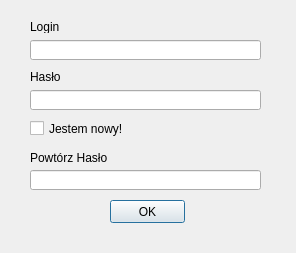
<?xml version="1.0" encoding="UTF-8"?>
<ui version="4.0">
 <class>Login_Dialog</class>
 <widget class="QDialog" name="Login_Dialog">
  <property name="geometry">
   <rect>
    <x>0</x>
    <y>0</y>
    <width>296</width>
    <height>253</height>
   </rect>
  </property>
  <property name="windowTitle">
   <string>Dialog</string>
  </property>
  <widget class="QPushButton" name="OK_PB">
   <property name="geometry">
    <rect>
     <x>110</x>
     <y>200</y>
     <width>75</width>
     <height>23</height>
    </rect>
   </property>
   <property name="text">
    <string>OK</string>
   </property>
  </widget>
  <widget class="QLabel" name="label_3">
   <property name="geometry">
    <rect>
     <x>30</x>
     <y>150</y>
     <width>81</width>
     <height>16</height>
    </rect>
   </property>
   <property name="text">
    <string>Powtórz Hasło</string>
   </property>
  </widget>
  <widget class="QLineEdit" name="Password_primary_LE">
   <property name="geometry">
    <rect>
     <x>30</x>
     <y>90</y>
     <width>231</width>
     <height>20</height>
    </rect>
   </property>
  </widget>
  <widget class="QLineEdit" name="Password_secondary_LE">
   <property name="geometry">
    <rect>
     <x>30</x>
     <y>170</y>
     <width>231</width>
     <height>20</height>
    </rect>
   </property>
  </widget>
  <widget class="QLabel" name="label_2">
   <property name="geometry">
    <rect>
     <x>30</x>
     <y>70</y>
     <width>47</width>
     <height>13</height>
    </rect>
   </property>
   <property name="text">
    <string>Hasło</string>
   </property>
  </widget>
  <widget class="QCheckBox" name="New_customer_CB">
   <property name="geometry">
    <rect>
     <x>30</x>
     <y>120</y>
     <width>111</width>
     <height>17</height>
    </rect>
   </property>
   <property name="text">
    <string>Jestem nowy!</string>
   </property>
  </widget>
  <widget class="QLabel" name="label">
   <property name="geometry">
    <rect>
     <x>30</x>
     <y>20</y>
     <width>47</width>
     <height>13</height>
    </rect>
   </property>
   <property name="text">
    <string>Login</string>
   </property>
  </widget>
  <widget class="QLineEdit" name="Login_LE">
   <property name="geometry">
    <rect>
     <x>30</x>
     <y>40</y>
     <width>231</width>
     <height>20</height>
    </rect>
   </property>
  </widget>
 </widget>
 <resources/>
 <connections/>
</ui>
